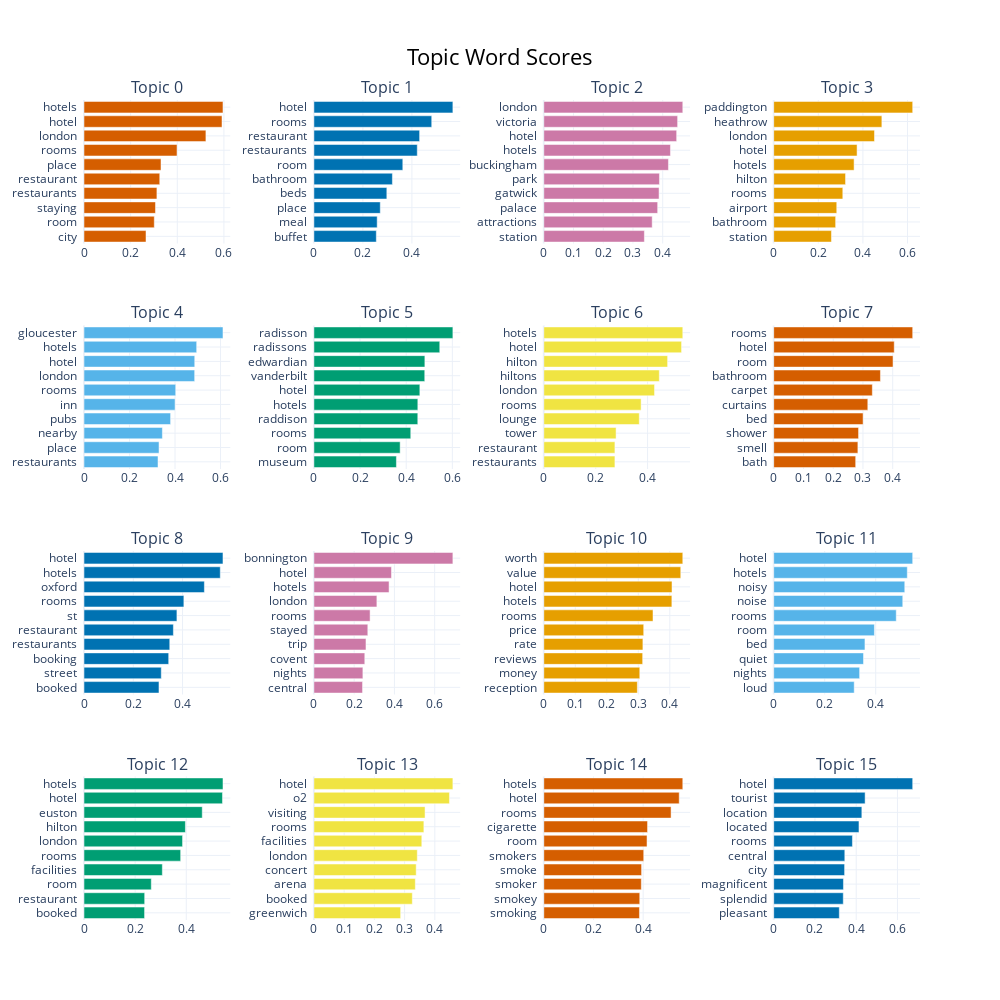

The cell this chart's notebook holds for it:
### Code cell
topic_model.visualize_barchart(top_n_topics = 16, n_words = 10)

### Figure 1 — Plotly figure (JSON) as saved in the notebook; plotly's stock layout.template omitted (floating-point values rounded to 4 significant figures)
{"data": [{"marker": {"color": "#D55E00"}, "orientation": "h", "type": "bar", "x": [0.2659, 0.3015, 0.3066, 0.3127, 0.3248, 0.3302, 0.399, 0.5228, 0.5919, 0.596], "xaxis": "x", "y": ["city  ", "room  ", "staying  ", "restaurants  ", "restaurant  ", "place  ", "rooms  ", "london  ", "hotel  ", "hotels  "], "yaxis": "y"}, {"marker": {"color": "#0072B2"}, "orientation": "h", "type": "bar", "x": [0.2548, 0.2583, 0.2709, 0.2977, 0.3204, 0.3628, 0.4219, 0.4314, 0.4809, 0.5672], "xaxis": "x2", "y": ["buffet  ", "meal  ", "place  ", "beds  ", "bathroom  ", "room  ", "restaurants  ", "restaurant  ", "rooms  ", "hotel  "], "yaxis": "y2"}, {"marker": {"color": "#CC79A7"}, "orientation": "h", "type": "bar", "x": [0.3383, 0.3646, 0.383, 0.3877, 0.389, 0.4192, 0.426, 0.4469, 0.4501, 0.4675], "xaxis": "x3", "y": ["station  ", "attractions  ", "palace  ", "gatwick  ", "park  ", "buckingham  ", "hotels  ", "hotel  ", "victoria  ", "london  "], "yaxis": "y3"}, {"marker": {"color": "#E69F00"}, "orientation": "h", "type": "bar", "x": [0.2589, 0.2777, 0.2827, 0.3099, 0.3222, 0.3605, 0.3738, 0.452, 0.4851, 0.6233], "xaxis": "x4", "y": ["station  ", "bathroom  ", "airport  ", "rooms  ", "hilton  ", "hotels  ", "hotel  ", "london  ", "heathrow  ", "paddington  "], "yaxis": "y4"}, {"marker": {"color": "#56B4E9"}, "orientation": "h", "type": "bar", "x": [0.3252, 0.3297, 0.3444, 0.3806, 0.4002, 0.403, 0.4863, 0.4866, 0.4951, 0.6107], "xaxis": "x5", "y": ["restaurants  ", "place  ", "nearby  ", "pubs  ", "inn  ", "rooms  ", "london  ", "hotel  ", "hotels  ", "gloucester  "], "yaxis": "y5"}, {"marker": {"color": "#009E73"}, "orientation": "h", "type": "bar", "x": [0.3576, 0.3738, 0.4198, 0.4503, 0.4504, 0.4592, 0.4804, 0.4809, 0.5455, 0.6023], "xaxis": "x6", "y": ["museum  ", "room  ", "rooms  ", "raddison  ", "hotels  ", "hotel  ", "vanderbilt  ", "edwardian  ", "radissons  ", "radisson  "], "yaxis": "y6"}, {"marker": {"color": "#F0E442"}, "orientation": "h", "type": "bar", "x": [0.2741, 0.2741, 0.2786, 0.3679, 0.375, 0.4268, 0.4452, 0.4772, 0.531, 0.5356], "xaxis": "x7", "y": ["restaurants  ", "restaurant  ", "tower  ", "lounge  ", "rooms  ", "london  ", "hiltons  ", "hilton  ", "hotel  ", "hotels  "], "yaxis": "y7"}, {"marker": {"color": "#D55E00"}, "orientation": "h", "type": "bar", "x": [0.2755, 0.2829, 0.2852, 0.3004, 0.3162, 0.3314, 0.3587, 0.401, 0.405, 0.467], "xaxis": "x8", "y": ["bath  ", "smell  ", "shower  ", "bed  ", "curtains  ", "carpet  ", "bathroom  ", "room  ", "hotel  ", "rooms  "], "yaxis": "y8"}, {"marker": {"color": "#0072B2"}, "orientation": "h", "type": "bar", "x": [0.3043, 0.3136, 0.3437, 0.348, 0.3628, 0.3771, 0.4053, 0.4886, 0.5531, 0.564], "xaxis": "x9", "y": ["booked  ", "street  ", "booking  ", "restaurants  ", "restaurant  ", "st  ", "rooms  ", "oxford  ", "hotels  ", "hotel  "], "yaxis": "y9"}, {"marker": {"color": "#CC79A7"}, "orientation": "h", "type": "bar", "x": [0.2416, 0.2434, 0.2528, 0.2587, 0.2678, 0.2791, 0.3128, 0.3734, 0.3853, 0.6904], "xaxis": "x10", "y": ["central  ", "nights  ", "covent  ", "trip  ", "stayed  ", "rooms  ", "london  ", "hotels  ", "hotel  ", "bonnington  "], "yaxis": "y10"}, {"marker": {"color": "#E69F00"}, "orientation": "h", "type": "bar", "x": [0.297, 0.3047, 0.3139, 0.3146, 0.3172, 0.3467, 0.4066, 0.407, 0.4348, 0.4412], "xaxis": "x11", "y": ["reception  ", "money  ", "reviews  ", "rate  ", "price  ", "rooms  ", "hotels  ", "hotel  ", "value  ", "worth  "], "yaxis": "y11"}, {"marker": {"color": "#56B4E9"}, "orientation": "h", "type": "bar", "x": [0.3157, 0.3369, 0.3522, 0.3578, 0.3949, 0.4806, 0.5061, 0.514, 0.5239, 0.5451], "xaxis": "x12", "y": ["loud  ", "nights  ", "quiet  ", "bed  ", "room  ", "rooms  ", "noise  ", "noisy  ", "hotels  ", "hotel  "], "yaxis": "y12"}, {"marker": {"color": "#009E73"}, "orientation": "h", "type": "bar", "x": [0.2369, 0.2373, 0.2632, 0.3064, 0.3781, 0.3855, 0.3967, 0.4626, 0.5417, 0.5437], "xaxis": "x13", "y": ["booked  ", "restaurant  ", "room  ", "facilities  ", "rooms  ", "london  ", "hilton  ", "euston  ", "hotel  ", "hotels  "], "yaxis": "y13"}, {"marker": {"color": "#F0E442"}, "orientation": "h", "type": "bar", "x": [0.2869, 0.3255, 0.3355, 0.3384, 0.342, 0.3569, 0.3637, 0.3677, 0.4483, 0.4597], "xaxis": "x14", "y": ["greenwich  ", "booked  ", "arena  ", "concert  ", "london  ", "facilities  ", "rooms  ", "visiting  ", "o2  ", "hotel  "], "yaxis": "y14"}, {"marker": {"color": "#D55E00"}, "orientation": "h", "type": "bar", "x": [0.3851, 0.3863, 0.3926, 0.3937, 0.4023, 0.4156, 0.4176, 0.5124, 0.5452, 0.5595], "xaxis": "x15", "y": ["smoking  ", "smokey  ", "smoker  ", "smoke  ", "smokers  ", "room  ", "cigarette  ", "rooms  ", "hotel  ", "hotels  "], "yaxis": "y15"}, {"marker": {"color": "#0072B2"}, "orientation": "h", "type": "bar", "x": [0.318, 0.3373, 0.3382, 0.3438, 0.3447, 0.3817, 0.4134, 0.4274, 0.4432, 0.6738], "xaxis": "x16", "y": ["pleasant  ", "splendid  ", "magnificent  ", "city  ", "central  ", "rooms  ", "located  ", "location  ", "tourist  ", "hotel  "], "yaxis": "y16"}], "layout": {"annotations": [{"font": {"size": 16}, "showarrow": false, "text": "Topic 0", "x": 0.0875, "xanchor": "center", "xref": "paper", "y": 1, "yanchor": "bottom", "yref": "paper"}, {"font": {"size": 16}, "showarrow": false, "text": "Topic 1", "x": 0.3625, "xanchor": "center", "xref": "paper", "y": 1, "yanchor": "bottom", "yref": "paper"}, {"font": {"size": 16}, "showarrow": false, "text": "Topic 2", "x": 0.6375, "xanchor": "center", "xref": "paper", "y": 1, "yanchor": "bottom", "yref": "paper"}, {"font": {"size": 16}, "showarrow": false, "text": "Topic 3", "x": 0.9125, "xanchor": "center", "xref": "paper", "y": 1, "yanchor": "bottom", "yref": "paper"}, {"font": {"size": 16}, "showarrow": false, "text": "Topic 4", "x": 0.0875, "xanchor": "center", "xref": "paper", "y": 0.725, "yanchor": "bottom", "yref": "paper"}, {"font": {"size": 16}, "showarrow": false, "text": "Topic 5", "x": 0.3625, "xanchor": "center", "xref": "paper", "y": 0.725, "yanchor": "bottom", "yref": "paper"}, {"font": {"size": 16}, "showarrow": false, "text": "Topic 6", "x": 0.6375, "xanchor": "center", "xref": "paper", "y": 0.725, "yanchor": "bottom", "yref": "paper"}, {"font": {"size": 16}, "showarrow": false, "text": "Topic 7", "x": 0.9125, "xanchor": "center", "xref": "paper", "y": 0.725, "yanchor": "bottom", "yref": "paper"}, {"font": {"size": 16}, "showarrow": false, "text": "Topic 8", "x": 0.0875, "xanchor": "center", "xref": "paper", "y": 0.45, "yanchor": "bottom", "yref": "paper"}, {"font": {"size": 16}, "showarrow": false, "text": "Topic 9", "x": 0.3625, "xanchor": "center", "xref": "paper", "y": 0.45, "yanchor": "bottom", "yref": "paper"}, {"font": {"size": 16}, "showarrow": false, "text": "Topic 10", "x": 0.6375, "xanchor": "center", "xref": "paper", "y": 0.45, "yanchor": "bottom", "yref": "paper"}, {"font": {"size": 16}, "showarrow": false, "text": "Topic 11", "x": 0.9125, "xanchor": "center", "xref": "paper", "y": 0.45, "yanchor": "bottom", "yref": "paper"}, {"font": {"size": 16}, "showarrow": false, "text": "Topic 12", "x": 0.0875, "xanchor": "center", "xref": "paper", "y": 0.175, "yanchor": "bottom", "yref": "paper"}, {"font": {"size": 16}, "showarrow": false, "text": "Topic 13", "x": 0.3625, "xanchor": "center", "xref": "paper", "y": 0.175, "yanchor": "bottom", "yref": "paper"}, {"font": {"size": 16}, "showarrow": false, "text": "Topic 14", "x": 0.6375, "xanchor": "center", "xref": "paper", "y": 0.175, "yanchor": "bottom", "yref": "paper"}, {"font": {"size": 16}, "showarrow": false, "text": "Topic 15", "x": 0.9125, "xanchor": "center", "xref": "paper", "y": 0.175, "yanchor": "bottom", "yref": "paper"}], "height": 1000, "hoverlabel": {"bgcolor": "white", "font": {"family": "Rockwell", "size": 16}}, "showlegend": false, "title": {"font": {"color": "Black", "size": 22}, "text": "Topic Word Scores", "x": 0.5, "xanchor": "center", "yanchor": "top"}, "width": 1000, "xaxis": {"anchor": "y", "domain": [0, 0.175], "showgrid": true}, "xaxis10": {"anchor": "y10", "domain": [0.275, 0.45], "showgrid": true}, "xaxis11": {"anchor": "y11", "domain": [0.55, 0.725], "showgrid": true}, "xaxis12": {"anchor": "y12", "domain": [0.825, 1], "showgrid": true}, "xaxis13": {"anchor": "y13", "domain": [0, 0.175], "showgrid": true}, "xaxis14": {"anchor": "y14", "domain": [0.275, 0.45], "showgrid": true}, "xaxis15": {"anchor": "y15", "domain": [0.55, 0.725], "showgrid": true}, "xaxis16": {"anchor": "y16", "domain": [0.825, 1], "showgrid": true}, "xaxis2": {"anchor": "y2", "domain": [0.275, 0.45], "showgrid": true}, "xaxis3": {"anchor": "y3", "domain": [0.55, 0.725], "showgrid": true}, "xaxis4": {"anchor": "y4", "domain": [0.825, 1], "showgrid": true}, "xaxis5": {"anchor": "y5", "domain": [0, 0.175], "showgrid": true}, "xaxis6": {"anchor": "y6", "domain": [0.275, 0.45], "showgrid": true}, "xaxis7": {"anchor": "y7", "domain": [0.55, 0.725], "showgrid": true}, "xaxis8": {"anchor": "y8", "domain": [0.825, 1], "showgrid": true}, "xaxis9": {"anchor": "y9", "domain": [0, 0.175], "showgrid": true}, "yaxis": {"anchor": "x", "domain": [0.825, 1], "showgrid": true}, "yaxis10": {"anchor": "x10", "domain": [0.275, 0.45], "showgrid": true}, "yaxis11": {"anchor": "x11", "domain": [0.275, 0.45], "showgrid": true}, "yaxis12": {"anchor": "x12", "domain": [0.275, 0.45], "showgrid": true}, "yaxis13": {"anchor": "x13", "domain": [0, 0.175], "showgrid": true}, "yaxis14": {"anchor": "x14", "domain": [0, 0.175], "showgrid": true}, "yaxis15": {"anchor": "x15", "domain": [0, 0.175], "showgrid": true}, "yaxis16": {"anchor": "x16", "domain": [0, 0.175], "showgrid": true}, "yaxis2": {"anchor": "x2", "domain": [0.825, 1], "showgrid": true}, "yaxis3": {"anchor": "x3", "domain": [0.825, 1], "showgrid": true}, "yaxis4": {"anchor": "x4", "domain": [0.825, 1], "showgrid": true}, "yaxis5": {"anchor": "x5", "domain": [0.55, 0.725], "showgrid": true}, "yaxis6": {"anchor": "x6", "domain": [0.55, 0.725], "showgrid": true}, "yaxis7": {"anchor": "x7", "domain": [0.55, 0.725], "showgrid": true}, "yaxis8": {"anchor": "x8", "domain": [0.55, 0.725], "showgrid": true}, "yaxis9": {"anchor": "x9", "domain": [0.275, 0.45], "showgrid": true}}}
